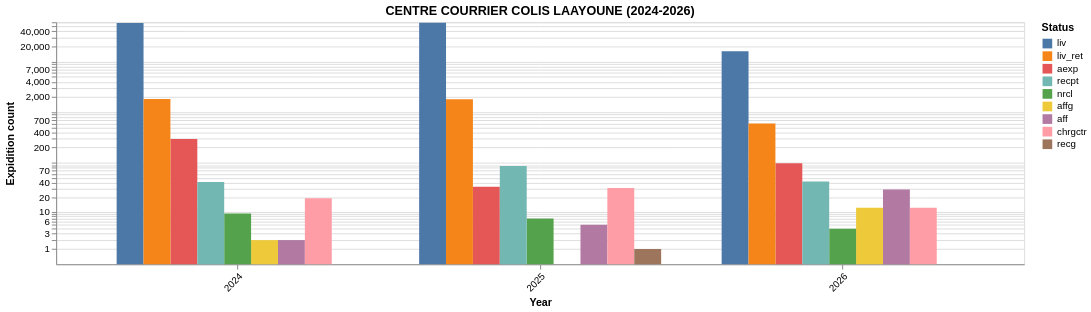
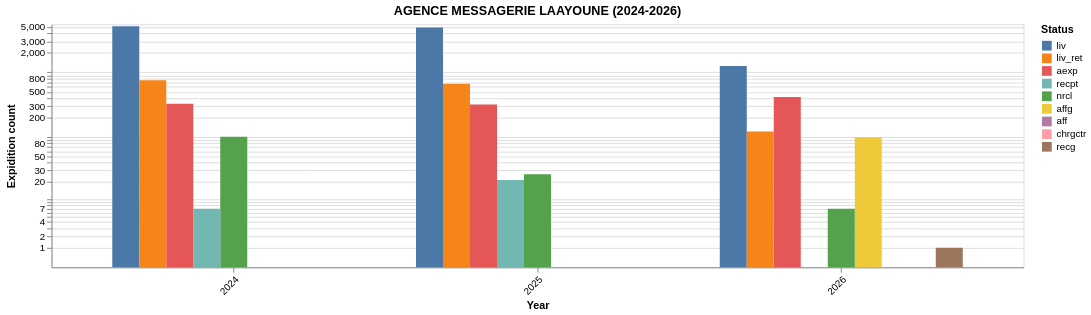
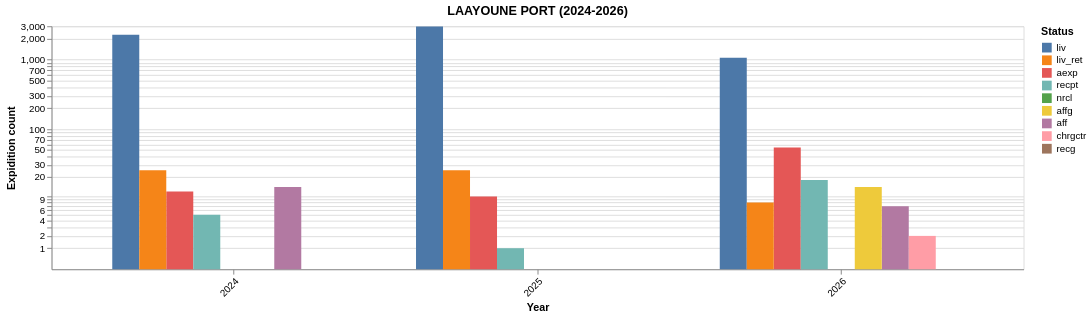
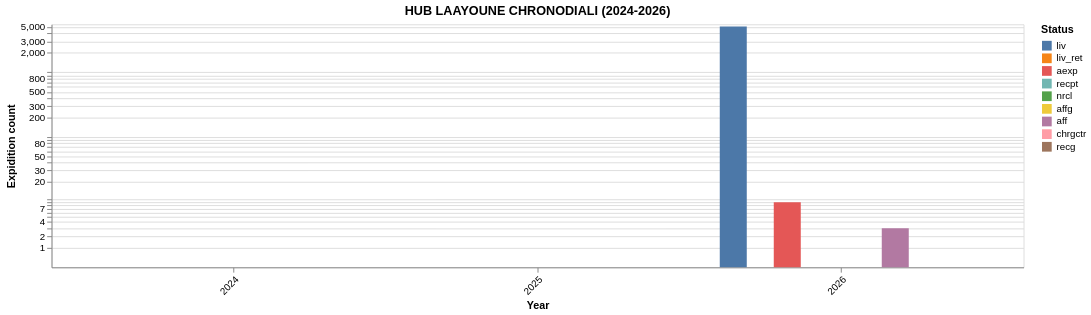

The notebook cell saved with these charts, in order:
### Code cell
df_plot = prepare_data(data, "1y", pl.date(2024, 1, 1))
sites_by_total = ordered_by_total(df_plot, "SITE_DERNIER_STATUT")
status_by_total = ordered_by_total(df_plot, "DERNIER_STATUT")

for site in sites_by_total:
    chart = (
        alt.Chart(df_plot.filter(SITE_DERNIER_STATUT=site))
        .mark_bar()
        .encode(
            x=alt.X("YEAR:O", sort=None, title="Year"),
            y=alt.Y("COUNT:Q", title="Expidition count")
            .scale(type="symlog")
            .axis(values=LogLocator(subs=range(1, 10)).tick_values(10, 1000)),
            color=alt.Color("DERNIER_STATUT:N", title="Status", sort=status_by_total),
            xOffset=alt.XOffset(
                "DERNIER_STATUT:N", title="Status", sort=status_by_total
            ),
        )
        .properties(width=1000, height=250, title=f"{site} (2024-2026)")
        .configure_axisX(labelAngle=-45)
    )

    chart.show()
    # chart.save(f"charts/package_count_by_status_from_2024_to_2026_by_year_{site}.png")

### Figure 1 — Vega-Lite specification as saved in the notebook (floating-point values rounded to 4 significant figures)
{"config": {"view": {"continuousWidth": 300, "continuousHeight": 300}, "axisX": {"labelAngle": -45}}, "data": {"name": "data-5fa938ddfcaaa8fb271cb37a72e68bab"}, "mark": {"type": "bar"}, "encoding": {"color": {"field": "DERNIER_STATUT", "sort": ["liv", "liv_ret", "aexp", "recpt", "nrcl", "affg", "aff", "chrgctr", "recg"], "title": "Status", "type": "nominal"}, "x": {"field": "YEAR", "sort": null, "title": "Year", "type": "ordinal"}, "xOffset": {"field": "DERNIER_STATUT", "sort": ["liv", "liv_ret", "aexp", "recpt", "nrcl", "affg", "aff", "chrgctr", "recg"], "title": "Status", "type": "nominal"}, "y": {"axis": {"values": [1.0, 2.0, 3.0, 4.0, 5.0, 6.0, 7.0, 8.0, 9.0, 10.0, 20.0, 30.0, 40.0, 50.0, 60.0, 70.0, 80.0, 90.0, 100.0, 200.0, 300.0, 400.0, 500.0, 600.0, 700.0, 800.0, 900.0, 1000.0, 2000.0, 3000.0, 4000.0, 5000.0, 6000.0, 7000.0, 8000.0, 9000.0, 10000.0, 20000.0, 30000.0, 40000.0, 50000.0, 60000.0, 70000.0, 80000.0, 90000.0]}, "field": "COUNT", "scale": {"type": "symlog"}, "title": "Expidition count", "type": "quantitative"}}, "height": 250, "title": "CENTRE COURRIER COLIS LAAYOUNE (2024-2026)", "width": 1000, "$schema": "https://vega.github.io/schema/vega-lite/v6.4.1.json", "datasets": {"data-5fa938ddfcaaa8fb271cb37a72e68bab": [{"SITE_DERNIER_STATUT": "CENTRE COURRIER COLIS LAAYOUNE", "DERNIER_STATUT": "aexp", "DATE_DERNIER_STATUT": "2024-01-01T00:00:00", "COUNT": 296, "YEAR_MONTH": "2024-01", "YEAR": "2024", "MONTH": "01", "MONTH_NAME": "Jan"}, {"SITE_DERNIER_STATUT": "CENTRE COURRIER COLIS LAAYOUNE", "DERNIER_STATUT": "aff", "DATE_DERNIER_STATUT": "2024-01-01T00:00:00", "COUNT": 2, "YEAR_MONTH": "2024-01", "YEAR": "2024", "MONTH": "01", "MONTH_NAME": "Jan"}, {"SITE_DERNIER_STATUT": "CENTRE COURRIER COLIS LAAYOUNE", "DERNIER_STATUT": "affg", "DATE_DERNIER_STATUT": "2024-01-01T00:00:00", "COUNT": 2, "YEAR_MONTH": "2024-01", "YEAR": "2024", "MONTH": "01", "MONTH_NAME": "Jan"}, {"SITE_DERNIER_STATUT": "CENTRE COURRIER COLIS LAAYOUNE", "DERNIER_STATUT": "chrgctr", "DATE_DERNIER_STATUT": "2024-01-01T00:00:00", "COUNT": 19, "YEAR_MONTH": "2024-01", "YEAR": "2024", "MONTH": "01", "MONTH_NAME": "Jan"}, {"SITE_DERNIER_STATUT": "CENTRE COURRIER COLIS LAAYOUNE", "DERNIER_STATUT": "liv", "DATE_DERNIER_STATUT": "2024-01-01T00:00:00", "COUNT": 57761, "YEAR_MONTH": "2024-01", "YEAR": "2024", "MONTH": "01", "MONTH_NAME": "Jan"}, {"SITE_DERNIER_STATUT": "CENTRE COURRIER COLIS LAAYOUNE", "DERNIER_STATUT": "liv_ret", "DATE_DERNIER_STATUT": "2024-01-01T00:00:00", "COUNT": 1840, "YEAR_MONTH": "2024-01", "YEAR": "2024", "MONTH": "01", "MONTH_NAME": "Jan"}, {"SITE_DERNIER_STATUT": "CENTRE COURRIER COLIS LAAYOUNE", "DERNIER_STATUT": "nrcl", "DATE_DERNIER_STATUT": "2024-01-01T00:00:00", "COUNT": 9, "YEAR_MONTH": "2024-01", "YEAR": "2024", "MONTH": "01", "MONTH_NAME": "Jan"}, {"SITE_DERNIER_STATUT": "CENTRE COURRIER COLIS LAAYOUNE", "DERNIER_STATUT": "recg", "DATE_DERNIER_STATUT": "2024-01-01T00:00:00", "COUNT": 0, "YEAR_MONTH": "2024-01", "YEAR": "2024", "MONTH": "01", "MONTH_NAME": "Jan"}, {"SITE_DERNIER_STATUT": "CENTRE COURRIER COLIS LAAYOUNE", "DERNIER_STATUT": "recpt", "DATE_DERNIER_STATUT": "2024-01-01T00:00:00", "COUNT": 41, "YEAR_MONTH": "2024-01", "YEAR": "2024", "MONTH": "01", "MONTH_NAME": "Jan"}, {"SITE_DERNIER_STATUT": "CENTRE COURRIER COLIS LAAYOUNE", "DERNIER_STATUT": "aexp", "DATE_DERNIER_STATUT": "2025-01-01T00:00:00", "COUNT": 33, "YEAR_MONTH": "2025-01", "YEAR": "2025", "MONTH": "01", "MONTH_NAME": "Jan"}, {"SITE_DERNIER_STATUT": "CENTRE COURRIER COLIS LAAYOUNE", "DERNIER_STATUT": "aff", "DATE_DERNIER_STATUT": "2025-01-01T00:00:00", "COUNT": 5, "YEAR_MONTH": "2025-01", "YEAR": "2025", "MONTH": "01", "MONTH_NAME": "Jan"}, {"SITE_DERNIER_STATUT": "CENTRE COURRIER COLIS LAAYOUNE", "DERNIER_STATUT": "affg", "DATE_DERNIER_STATUT": "2025-01-01T00:00:00", "COUNT": 0, "YEAR_MONTH": "2025-01", "YEAR": "2025", "MONTH": "01", "MONTH_NAME": "Jan"}, {"SITE_DERNIER_STATUT": "CENTRE COURRIER COLIS LAAYOUNE", "DERNIER_STATUT": "chrgctr", "DATE_DERNIER_STATUT": "2025-01-01T00:00:00", "COUNT": 31, "YEAR_MONTH": "2025-01", "YEAR": "2025", "MONTH": "01", "MONTH_NAME": "Jan"}, {"SITE_DERNIER_STATUT": "CENTRE COURRIER COLIS LAAYOUNE", "DERNIER_STATUT": "liv", "DATE_DERNIER_STATUT": "2025-01-01T00:00:00", "COUNT": 58962, "YEAR_MONTH": "2025-01", "YEAR": "2025", "MONTH": "01", "MONTH_NAME": "Jan"}, {"SITE_DERNIER_STATUT": "CENTRE COURRIER COLIS LAAYOUNE", "DERNIER_STATUT": "liv_ret", "DATE_DERNIER_STATUT": "2025-01-01T00:00:00", "COUNT": 1804, "YEAR_MONTH": "2025-01", "YEAR": "2025", "MONTH": "01", "MONTH_NAME": "Jan"}, {"SITE_DERNIER_STATUT": "CENTRE COURRIER COLIS LAAYOUNE", "DERNIER_STATUT": "nrcl", "DATE_DERNIER_STATUT": "2025-01-01T00:00:00", "COUNT": 7, "YEAR_MONTH": "2025-01", "YEAR": "2025", "MONTH": "01", "MONTH_NAME": "Jan"}, {"SITE_DERNIER_STATUT": "CENTRE COURRIER COLIS LAAYOUNE", "DERNIER_STATUT": "recg", "DATE_DERNIER_STATUT": "2025-01-01T00:00:00", "COUNT": 1, "YEAR_MONTH": "2025-01", "YEAR": "2025", "MONTH": "01", "MONTH_NAME": "Jan"}, {"SITE_DERNIER_STATUT": "CENTRE COURRIER COLIS LAAYOUNE", "DERNIER_STATUT": "recpt", "DATE_DERNIER_STATUT": "2025-01-01T00:00:00", "COUNT": 86, "YEAR_MONTH": "2025-01", "YEAR": "2025", "MONTH": "01", "MONTH_NAME": "Jan"}, {"SITE_DERNIER_STATUT": "CENTRE COURRIER COLIS LAAYOUNE", "DERNIER_STATUT": "aexp", "DATE_DERNIER_STATUT": "2026-01-01T00:00:00", "COUNT": 98, "YEAR_MONTH": "2026-01", "YEAR": "2026", "MONTH": "01", "MONTH_NAME": "Jan"}, {"SITE_DERNIER_STATUT": "CENTRE COURRIER COLIS LAAYOUNE", "DERNIER_STATUT": "aff", "DATE_DERNIER_STATUT": "2026-01-01T00:00:00", "COUNT": 29, "YEAR_MONTH": "2026-01", "YEAR": "2026", "MONTH": "01", "MONTH_NAME": "Jan"}, {"SITE_DERNIER_STATUT": "CENTRE COURRIER COLIS LAAYOUNE", "DERNIER_STATUT": "affg", "DATE_DERNIER_STATUT": "2026-01-01T00:00:00", "COUNT": 12, "YEAR_MONTH": "2026-01", "YEAR": "2026", "MONTH": "01", "MONTH_NAME": "Jan"}, {"SITE_DERNIER_STATUT": "CENTRE COURRIER COLIS LAAYOUNE", "DERNIER_STATUT": "chrgctr", "DATE_DERNIER_STATUT": "2026-01-01T00:00:00", "COUNT": 12, "YEAR_MONTH": "2026-01", "YEAR": "2026", "MONTH": "01", "MONTH_NAME": "Jan"}, {"SITE_DERNIER_STATUT": "CENTRE COURRIER COLIS LAAYOUNE", "DERNIER_STATUT": "liv", "DATE_DERNIER_STATUT": "2026-01-01T00:00:00", "COUNT": 15997, "YEAR_MONTH": "2026-01", "YEAR": "2026", "MONTH": "01", "MONTH_NAME": "Jan"}, {"SITE_DERNIER_STATUT": "CENTRE COURRIER COLIS LAAYOUNE", "DERNIER_STATUT": "liv_ret", "DATE_DERNIER_STATUT": "2026-01-01T00:00:00", "COUNT": 599, "YEAR_MONTH": "2026-01", "YEAR": "2026", "MONTH": "01", "MONTH_NAME": "Jan"}, {"SITE_DERNIER_STATUT": "CENTRE COURRIER COLIS LAAYOUNE", "DERNIER_STATUT": "nrcl", "DATE_DERNIER_STATUT": "2026-01-01T00:00:00", "COUNT": 4, "YEAR_MONTH": "2026-01", "YEAR": "2026", "MONTH": "01", "MONTH_NAME": "Jan"}, {"SITE_DERNIER_STATUT": "CENTRE COURRIER COLIS LAAYOUNE", "DERNIER_STATUT": "recg", "DATE_DERNIER_STATUT": "2026-01-01T00:00:00", "COUNT": 0, "YEAR_MONTH": "2026-01", "YEAR": "2026", "MONTH": "01", "MONTH_NAME": "Jan"}, {"SITE_DERNIER_STATUT": "CENTRE COURRIER COLIS LAAYOUNE", "DERNIER_STATUT": "recpt", "DATE_DERNIER_STATUT": "2026-01-01T00:00:00", "COUNT": 42, "YEAR_MONTH": "2026-01", "YEAR": "2026", "MONTH": "01", "MONTH_NAME": "Jan"}]}}

### Figure 2 — Vega-Lite specification as saved in the notebook (floating-point values rounded to 4 significant figures)
{"config": {"view": {"continuousWidth": 300, "continuousHeight": 300}, "axisX": {"labelAngle": -45}}, "data": {"name": "data-3aada688bf3fcbb8057c634227278443"}, "mark": {"type": "bar"}, "encoding": {"color": {"field": "DERNIER_STATUT", "sort": ["liv", "liv_ret", "aexp", "recpt", "nrcl", "affg", "aff", "chrgctr", "recg"], "title": "Status", "type": "nominal"}, "x": {"field": "YEAR", "sort": null, "title": "Year", "type": "ordinal"}, "xOffset": {"field": "DERNIER_STATUT", "sort": ["liv", "liv_ret", "aexp", "recpt", "nrcl", "affg", "aff", "chrgctr", "recg"], "title": "Status", "type": "nominal"}, "y": {"axis": {"values": [1.0, 2.0, 3.0, 4.0, 5.0, 6.0, 7.0, 8.0, 9.0, 10.0, 20.0, 30.0, 40.0, 50.0, 60.0, 70.0, 80.0, 90.0, 100.0, 200.0, 300.0, 400.0, 500.0, 600.0, 700.0, 800.0, 900.0, 1000.0, 2000.0, 3000.0, 4000.0, 5000.0, 6000.0, 7000.0, 8000.0, 9000.0, 10000.0, 20000.0, 30000.0, 40000.0, 50000.0, 60000.0, 70000.0, 80000.0, 90000.0]}, "field": "COUNT", "scale": {"type": "symlog"}, "title": "Expidition count", "type": "quantitative"}}, "height": 250, "title": "AGENCE MESSAGERIE LAAYOUNE (2024-2026)", "width": 1000, "$schema": "https://vega.github.io/schema/vega-lite/v6.4.1.json", "datasets": {"data-3aada688bf3fcbb8057c634227278443": [{"SITE_DERNIER_STATUT": "AGENCE MESSAGERIE LAAYOUNE", "DERNIER_STATUT": "aexp", "DATE_DERNIER_STATUT": "2024-01-01T00:00:00", "COUNT": 329, "YEAR_MONTH": "2024-01", "YEAR": "2024", "MONTH": "01", "MONTH_NAME": "Jan"}, {"SITE_DERNIER_STATUT": "AGENCE MESSAGERIE LAAYOUNE", "DERNIER_STATUT": "aff", "DATE_DERNIER_STATUT": "2024-01-01T00:00:00", "COUNT": 0, "YEAR_MONTH": "2024-01", "YEAR": "2024", "MONTH": "01", "MONTH_NAME": "Jan"}, {"SITE_DERNIER_STATUT": "AGENCE MESSAGERIE LAAYOUNE", "DERNIER_STATUT": "affg", "DATE_DERNIER_STATUT": "2024-01-01T00:00:00", "COUNT": 0, "YEAR_MONTH": "2024-01", "YEAR": "2024", "MONTH": "01", "MONTH_NAME": "Jan"}, {"SITE_DERNIER_STATUT": "AGENCE MESSAGERIE LAAYOUNE", "DERNIER_STATUT": "chrgctr", "DATE_DERNIER_STATUT": "2024-01-01T00:00:00", "COUNT": 0, "YEAR_MONTH": "2024-01", "YEAR": "2024", "MONTH": "01", "MONTH_NAME": "Jan"}, {"SITE_DERNIER_STATUT": "AGENCE MESSAGERIE LAAYOUNE", "DERNIER_STATUT": "liv", "DATE_DERNIER_STATUT": "2024-01-01T00:00:00", "COUNT": 5148, "YEAR_MONTH": "2024-01", "YEAR": "2024", "MONTH": "01", "MONTH_NAME": "Jan"}, {"SITE_DERNIER_STATUT": "AGENCE MESSAGERIE LAAYOUNE", "DERNIER_STATUT": "liv_ret", "DATE_DERNIER_STATUT": "2024-01-01T00:00:00", "COUNT": 756, "YEAR_MONTH": "2024-01", "YEAR": "2024", "MONTH": "01", "MONTH_NAME": "Jan"}, {"SITE_DERNIER_STATUT": "AGENCE MESSAGERIE LAAYOUNE", "DERNIER_STATUT": "nrcl", "DATE_DERNIER_STATUT": "2024-01-01T00:00:00", "COUNT": 101, "YEAR_MONTH": "2024-01", "YEAR": "2024", "MONTH": "01", "MONTH_NAME": "Jan"}, {"SITE_DERNIER_STATUT": "AGENCE MESSAGERIE LAAYOUNE", "DERNIER_STATUT": "recg", "DATE_DERNIER_STATUT": "2024-01-01T00:00:00", "COUNT": 0, "YEAR_MONTH": "2024-01", "YEAR": "2024", "MONTH": "01", "MONTH_NAME": "Jan"}, {"SITE_DERNIER_STATUT": "AGENCE MESSAGERIE LAAYOUNE", "DERNIER_STATUT": "recpt", "DATE_DERNIER_STATUT": "2024-01-01T00:00:00", "COUNT": 7, "YEAR_MONTH": "2024-01", "YEAR": "2024", "MONTH": "01", "MONTH_NAME": "Jan"}, {"SITE_DERNIER_STATUT": "AGENCE MESSAGERIE LAAYOUNE", "DERNIER_STATUT": "aexp", "DATE_DERNIER_STATUT": "2025-01-01T00:00:00", "COUNT": 321, "YEAR_MONTH": "2025-01", "YEAR": "2025", "MONTH": "01", "MONTH_NAME": "Jan"}, {"SITE_DERNIER_STATUT": "AGENCE MESSAGERIE LAAYOUNE", "DERNIER_STATUT": "aff", "DATE_DERNIER_STATUT": "2025-01-01T00:00:00", "COUNT": 0, "YEAR_MONTH": "2025-01", "YEAR": "2025", "MONTH": "01", "MONTH_NAME": "Jan"}, {"SITE_DERNIER_STATUT": "AGENCE MESSAGERIE LAAYOUNE", "DERNIER_STATUT": "affg", "DATE_DERNIER_STATUT": "2025-01-01T00:00:00", "COUNT": 0, "YEAR_MONTH": "2025-01", "YEAR": "2025", "MONTH": "01", "MONTH_NAME": "Jan"}, {"SITE_DERNIER_STATUT": "AGENCE MESSAGERIE LAAYOUNE", "DERNIER_STATUT": "chrgctr", "DATE_DERNIER_STATUT": "2025-01-01T00:00:00", "COUNT": 0, "YEAR_MONTH": "2025-01", "YEAR": "2025", "MONTH": "01", "MONTH_NAME": "Jan"}, {"SITE_DERNIER_STATUT": "AGENCE MESSAGERIE LAAYOUNE", "DERNIER_STATUT": "liv", "DATE_DERNIER_STATUT": "2025-01-01T00:00:00", "COUNT": 4921, "YEAR_MONTH": "2025-01", "YEAR": "2025", "MONTH": "01", "MONTH_NAME": "Jan"}, {"SITE_DERNIER_STATUT": "AGENCE MESSAGERIE LAAYOUNE", "DERNIER_STATUT": "liv_ret", "DATE_DERNIER_STATUT": "2025-01-01T00:00:00", "COUNT": 669, "YEAR_MONTH": "2025-01", "YEAR": "2025", "MONTH": "01", "MONTH_NAME": "Jan"}, {"SITE_DERNIER_STATUT": "AGENCE MESSAGERIE LAAYOUNE", "DERNIER_STATUT": "nrcl", "DATE_DERNIER_STATUT": "2025-01-01T00:00:00", "COUNT": 26, "YEAR_MONTH": "2025-01", "YEAR": "2025", "MONTH": "01", "MONTH_NAME": "Jan"}, {"SITE_DERNIER_STATUT": "AGENCE MESSAGERIE LAAYOUNE", "DERNIER_STATUT": "recg", "DATE_DERNIER_STATUT": "2025-01-01T00:00:00", "COUNT": 0, "YEAR_MONTH": "2025-01", "YEAR": "2025", "MONTH": "01", "MONTH_NAME": "Jan"}, {"SITE_DERNIER_STATUT": "AGENCE MESSAGERIE LAAYOUNE", "DERNIER_STATUT": "recpt", "DATE_DERNIER_STATUT": "2025-01-01T00:00:00", "COUNT": 21, "YEAR_MONTH": "2025-01", "YEAR": "2025", "MONTH": "01", "MONTH_NAME": "Jan"}, {"SITE_DERNIER_STATUT": "AGENCE MESSAGERIE LAAYOUNE", "DERNIER_STATUT": "aexp", "DATE_DERNIER_STATUT": "2026-01-01T00:00:00", "COUNT": 419, "YEAR_MONTH": "2026-01", "YEAR": "2026", "MONTH": "01", "MONTH_NAME": "Jan"}, {"SITE_DERNIER_STATUT": "AGENCE MESSAGERIE LAAYOUNE", "DERNIER_STATUT": "aff", "DATE_DERNIER_STATUT": "2026-01-01T00:00:00", "COUNT": 0, "YEAR_MONTH": "2026-01", "YEAR": "2026", "MONTH": "01", "MONTH_NAME": "Jan"}, {"SITE_DERNIER_STATUT": "AGENCE MESSAGERIE LAAYOUNE", "DERNIER_STATUT": "affg", "DATE_DERNIER_STATUT": "2026-01-01T00:00:00", "COUNT": 99, "YEAR_MONTH": "2026-01", "YEAR": "2026", "MONTH": "01", "MONTH_NAME": "Jan"}, {"SITE_DERNIER_STATUT": "AGENCE MESSAGERIE LAAYOUNE", "DERNIER_STATUT": "chrgctr", "DATE_DERNIER_STATUT": "2026-01-01T00:00:00", "COUNT": 0, "YEAR_MONTH": "2026-01", "YEAR": "2026", "MONTH": "01", "MONTH_NAME": "Jan"}, {"SITE_DERNIER_STATUT": "AGENCE MESSAGERIE LAAYOUNE", "DERNIER_STATUT": "liv", "DATE_DERNIER_STATUT": "2026-01-01T00:00:00", "COUNT": 1257, "YEAR_MONTH": "2026-01", "YEAR": "2026", "MONTH": "01", "MONTH_NAME": "Jan"}, {"SITE_DERNIER_STATUT": "AGENCE MESSAGERIE LAAYOUNE", "DERNIER_STATUT": "liv_ret", "DATE_DERNIER_STATUT": "2026-01-01T00:00:00", "COUNT": 122, "YEAR_MONTH": "2026-01", "YEAR": "2026", "MONTH": "01", "MONTH_NAME": "Jan"}, {"SITE_DERNIER_STATUT": "AGENCE MESSAGERIE LAAYOUNE", "DERNIER_STATUT": "nrcl", "DATE_DERNIER_STATUT": "2026-01-01T00:00:00", "COUNT": 7, "YEAR_MONTH": "2026-01", "YEAR": "2026", "MONTH": "01", "MONTH_NAME": "Jan"}, {"SITE_DERNIER_STATUT": "AGENCE MESSAGERIE LAAYOUNE", "DERNIER_STATUT": "recg", "DATE_DERNIER_STATUT": "2026-01-01T00:00:00", "COUNT": 1, "YEAR_MONTH": "2026-01", "YEAR": "2026", "MONTH": "01", "MONTH_NAME": "Jan"}, {"SITE_DERNIER_STATUT": "AGENCE MESSAGERIE LAAYOUNE", "DERNIER_STATUT": "recpt", "DATE_DERNIER_STATUT": "2026-01-01T00:00:00", "COUNT": 0, "YEAR_MONTH": "2026-01", "YEAR": "2026", "MONTH": "01", "MONTH_NAME": "Jan"}]}}

### Figure 3 — Vega-Lite specification as saved in the notebook (floating-point values rounded to 4 significant figures)
{"config": {"view": {"continuousWidth": 300, "continuousHeight": 300}, "axisX": {"labelAngle": -45}}, "data": {"name": "data-f36f0543c0fc58dc718f1bc98cd5ca09"}, "mark": {"type": "bar"}, "encoding": {"color": {"field": "DERNIER_STATUT", "sort": ["liv", "liv_ret", "aexp", "recpt", "nrcl", "affg", "aff", "chrgctr", "recg"], "title": "Status", "type": "nominal"}, "x": {"field": "YEAR", "sort": null, "title": "Year", "type": "ordinal"}, "xOffset": {"field": "DERNIER_STATUT", "sort": ["liv", "liv_ret", "aexp", "recpt", "nrcl", "affg", "aff", "chrgctr", "recg"], "title": "Status", "type": "nominal"}, "y": {"axis": {"values": [1.0, 2.0, 3.0, 4.0, 5.0, 6.0, 7.0, 8.0, 9.0, 10.0, 20.0, 30.0, 40.0, 50.0, 60.0, 70.0, 80.0, 90.0, 100.0, 200.0, 300.0, 400.0, 500.0, 600.0, 700.0, 800.0, 900.0, 1000.0, 2000.0, 3000.0, 4000.0, 5000.0, 6000.0, 7000.0, 8000.0, 9000.0, 10000.0, 20000.0, 30000.0, 40000.0, 50000.0, 60000.0, 70000.0, 80000.0, 90000.0]}, "field": "COUNT", "scale": {"type": "symlog"}, "title": "Expidition count", "type": "quantitative"}}, "height": 250, "title": "LAAYOUNE PORT (2024-2026)", "width": 1000, "$schema": "https://vega.github.io/schema/vega-lite/v6.4.1.json", "datasets": {"data-f36f0543c0fc58dc718f1bc98cd5ca09": [{"SITE_DERNIER_STATUT": "LAAYOUNE PORT", "DERNIER_STATUT": "aexp", "DATE_DERNIER_STATUT": "2024-01-01T00:00:00", "COUNT": 12, "YEAR_MONTH": "2024-01", "YEAR": "2024", "MONTH": "01", "MONTH_NAME": "Jan"}, {"SITE_DERNIER_STATUT": "LAAYOUNE PORT", "DERNIER_STATUT": "aff", "DATE_DERNIER_STATUT": "2024-01-01T00:00:00", "COUNT": 14, "YEAR_MONTH": "2024-01", "YEAR": "2024", "MONTH": "01", "MONTH_NAME": "Jan"}, {"SITE_DERNIER_STATUT": "LAAYOUNE PORT", "DERNIER_STATUT": "affg", "DATE_DERNIER_STATUT": "2024-01-01T00:00:00", "COUNT": 0, "YEAR_MONTH": "2024-01", "YEAR": "2024", "MONTH": "01", "MONTH_NAME": "Jan"}, {"SITE_DERNIER_STATUT": "LAAYOUNE PORT", "DERNIER_STATUT": "chrgctr", "DATE_DERNIER_STATUT": "2024-01-01T00:00:00", "COUNT": 0, "YEAR_MONTH": "2024-01", "YEAR": "2024", "MONTH": "01", "MONTH_NAME": "Jan"}, {"SITE_DERNIER_STATUT": "LAAYOUNE PORT", "DERNIER_STATUT": "liv", "DATE_DERNIER_STATUT": "2024-01-01T00:00:00", "COUNT": 2270, "YEAR_MONTH": "2024-01", "YEAR": "2024", "MONTH": "01", "MONTH_NAME": "Jan"}, {"SITE_DERNIER_STATUT": "LAAYOUNE PORT", "DERNIER_STATUT": "liv_ret", "DATE_DERNIER_STATUT": "2024-01-01T00:00:00", "COUNT": 25, "YEAR_MONTH": "2024-01", "YEAR": "2024", "MONTH": "01", "MONTH_NAME": "Jan"}, {"SITE_DERNIER_STATUT": "LAAYOUNE PORT", "DERNIER_STATUT": "nrcl", "DATE_DERNIER_STATUT": "2024-01-01T00:00:00", "COUNT": 0, "YEAR_MONTH": "2024-01", "YEAR": "2024", "MONTH": "01", "MONTH_NAME": "Jan"}, {"SITE_DERNIER_STATUT": "LAAYOUNE PORT", "DERNIER_STATUT": "recg", "DATE_DERNIER_STATUT": "2024-01-01T00:00:00", "COUNT": 0, "YEAR_MONTH": "2024-01", "YEAR": "2024", "MONTH": "01", "MONTH_NAME": "Jan"}, {"SITE_DERNIER_STATUT": "LAAYOUNE PORT", "DERNIER_STATUT": "recpt", "DATE_DERNIER_STATUT": "2024-01-01T00:00:00", "COUNT": 5, "YEAR_MONTH": "2024-01", "YEAR": "2024", "MONTH": "01", "MONTH_NAME": "Jan"}, {"SITE_DERNIER_STATUT": "LAAYOUNE PORT", "DERNIER_STATUT": "aexp", "DATE_DERNIER_STATUT": "2025-01-01T00:00:00", "COUNT": 10, "YEAR_MONTH": "2025-01", "YEAR": "2025", "MONTH": "01", "MONTH_NAME": "Jan"}, {"SITE_DERNIER_STATUT": "LAAYOUNE PORT", "DERNIER_STATUT": "aff", "DATE_DERNIER_STATUT": "2025-01-01T00:00:00", "COUNT": 0, "YEAR_MONTH": "2025-01", "YEAR": "2025", "MONTH": "01", "MONTH_NAME": "Jan"}, {"SITE_DERNIER_STATUT": "LAAYOUNE PORT", "DERNIER_STATUT": "affg", "DATE_DERNIER_STATUT": "2025-01-01T00:00:00", "COUNT": 0, "YEAR_MONTH": "2025-01", "YEAR": "2025", "MONTH": "01", "MONTH_NAME": "Jan"}, {"SITE_DERNIER_STATUT": "LAAYOUNE PORT", "DERNIER_STATUT": "chrgctr", "DATE_DERNIER_STATUT": "2025-01-01T00:00:00", "COUNT": 0, "YEAR_MONTH": "2025-01", "YEAR": "2025", "MONTH": "01", "MONTH_NAME": "Jan"}, {"SITE_DERNIER_STATUT": "LAAYOUNE PORT", "DERNIER_STATUT": "liv", "DATE_DERNIER_STATUT": "2025-01-01T00:00:00", "COUNT": 2975, "YEAR_MONTH": "2025-01", "YEAR": "2025", "MONTH": "01", "MONTH_NAME": "Jan"}, {"SITE_DERNIER_STATUT": "LAAYOUNE PORT", "DERNIER_STATUT": "liv_ret", "DATE_DERNIER_STATUT": "2025-01-01T00:00:00", "COUNT": 25, "YEAR_MONTH": "2025-01", "YEAR": "2025", "MONTH": "01", "MONTH_NAME": "Jan"}, {"SITE_DERNIER_STATUT": "LAAYOUNE PORT", "DERNIER_STATUT": "nrcl", "DATE_DERNIER_STATUT": "2025-01-01T00:00:00", "COUNT": 0, "YEAR_MONTH": "2025-01", "YEAR": "2025", "MONTH": "01", "MONTH_NAME": "Jan"}, {"SITE_DERNIER_STATUT": "LAAYOUNE PORT", "DERNIER_STATUT": "recg", "DATE_DERNIER_STATUT": "2025-01-01T00:00:00", "COUNT": 0, "YEAR_MONTH": "2025-01", "YEAR": "2025", "MONTH": "01", "MONTH_NAME": "Jan"}, {"SITE_DERNIER_STATUT": "LAAYOUNE PORT", "DERNIER_STATUT": "recpt", "DATE_DERNIER_STATUT": "2025-01-01T00:00:00", "COUNT": 1, "YEAR_MONTH": "2025-01", "YEAR": "2025", "MONTH": "01", "MONTH_NAME": "Jan"}, {"SITE_DERNIER_STATUT": "LAAYOUNE PORT", "DERNIER_STATUT": "aexp", "DATE_DERNIER_STATUT": "2026-01-01T00:00:00", "COUNT": 54, "YEAR_MONTH": "2026-01", "YEAR": "2026", "MONTH": "01", "MONTH_NAME": "Jan"}, {"SITE_DERNIER_STATUT": "LAAYOUNE PORT", "DERNIER_STATUT": "aff", "DATE_DERNIER_STATUT": "2026-01-01T00:00:00", "COUNT": 7, "YEAR_MONTH": "2026-01", "YEAR": "2026", "MONTH": "01", "MONTH_NAME": "Jan"}, {"SITE_DERNIER_STATUT": "LAAYOUNE PORT", "DERNIER_STATUT": "affg", "DATE_DERNIER_STATUT": "2026-01-01T00:00:00", "COUNT": 14, "YEAR_MONTH": "2026-01", "YEAR": "2026", "MONTH": "01", "MONTH_NAME": "Jan"}, {"SITE_DERNIER_STATUT": "LAAYOUNE PORT", "DERNIER_STATUT": "chrgctr", "DATE_DERNIER_STATUT": "2026-01-01T00:00:00", "COUNT": 2, "YEAR_MONTH": "2026-01", "YEAR": "2026", "MONTH": "01", "MONTH_NAME": "Jan"}, {"SITE_DERNIER_STATUT": "LAAYOUNE PORT", "DERNIER_STATUT": "liv", "DATE_DERNIER_STATUT": "2026-01-01T00:00:00", "COUNT": 1063, "YEAR_MONTH": "2026-01", "YEAR": "2026", "MONTH": "01", "MONTH_NAME": "Jan"}, {"SITE_DERNIER_STATUT": "LAAYOUNE PORT", "DERNIER_STATUT": "liv_ret", "DATE_DERNIER_STATUT": "2026-01-01T00:00:00", "COUNT": 8, "YEAR_MONTH": "2026-01", "YEAR": "2026", "MONTH": "01", "MONTH_NAME": "Jan"}, {"SITE_DERNIER_STATUT": "LAAYOUNE PORT", "DERNIER_STATUT": "nrcl", "DATE_DERNIER_STATUT": "2026-01-01T00:00:00", "COUNT": 0, "YEAR_MONTH": "2026-01", "YEAR": "2026", "MONTH": "01", "MONTH_NAME": "Jan"}, {"SITE_DERNIER_STATUT": "LAAYOUNE PORT", "DERNIER_STATUT": "recg", "DATE_DERNIER_STATUT": "2026-01-01T00:00:00", "COUNT": 0, "YEAR_MONTH": "2026-01", "YEAR": "2026", "MONTH": "01", "MONTH_NAME": "Jan"}, {"SITE_DERNIER_STATUT": "LAAYOUNE PORT", "DERNIER_STATUT": "recpt", "DATE_DERNIER_STATUT": "2026-01-01T00:00:00", "COUNT": 18, "YEAR_MONTH": "2026-01", "YEAR": "2026", "MONTH": "01", "MONTH_NAME": "Jan"}]}}

### Figure 4 — Vega-Lite specification as saved in the notebook (floating-point values rounded to 4 significant figures)
{"config": {"view": {"continuousWidth": 300, "continuousHeight": 300}, "axisX": {"labelAngle": -45}}, "data": {"name": "data-f33aa91800bbfdc75aba158578b932f7"}, "mark": {"type": "bar"}, "encoding": {"color": {"field": "DERNIER_STATUT", "sort": ["liv", "liv_ret", "aexp", "recpt", "nrcl", "affg", "aff", "chrgctr", "recg"], "title": "Status", "type": "nominal"}, "x": {"field": "YEAR", "sort": null, "title": "Year", "type": "ordinal"}, "xOffset": {"field": "DERNIER_STATUT", "sort": ["liv", "liv_ret", "aexp", "recpt", "nrcl", "affg", "aff", "chrgctr", "recg"], "title": "Status", "type": "nominal"}, "y": {"axis": {"values": [1.0, 2.0, 3.0, 4.0, 5.0, 6.0, 7.0, 8.0, 9.0, 10.0, 20.0, 30.0, 40.0, 50.0, 60.0, 70.0, 80.0, 90.0, 100.0, 200.0, 300.0, 400.0, 500.0, 600.0, 700.0, 800.0, 900.0, 1000.0, 2000.0, 3000.0, 4000.0, 5000.0, 6000.0, 7000.0, 8000.0, 9000.0, 10000.0, 20000.0, 30000.0, 40000.0, 50000.0, 60000.0, 70000.0, 80000.0, 90000.0]}, "field": "COUNT", "scale": {"type": "symlog"}, "title": "Expidition count", "type": "quantitative"}}, "height": 250, "title": "HUB LAAYOUNE CHRONODIALI (2024-2026)", "width": 1000, "$schema": "https://vega.github.io/schema/vega-lite/v6.4.1.json", "datasets": {"data-f33aa91800bbfdc75aba158578b932f7": [{"SITE_DERNIER_STATUT": "HUB LAAYOUNE CHRONODIALI", "DERNIER_STATUT": "aexp", "DATE_DERNIER_STATUT": "2024-01-01T00:00:00", "COUNT": 0, "YEAR_MONTH": "2024-01", "YEAR": "2024", "MONTH": "01", "MONTH_NAME": "Jan"}, {"SITE_DERNIER_STATUT": "HUB LAAYOUNE CHRONODIALI", "DERNIER_STATUT": "aff", "DATE_DERNIER_STATUT": "2024-01-01T00:00:00", "COUNT": 0, "YEAR_MONTH": "2024-01", "YEAR": "2024", "MONTH": "01", "MONTH_NAME": "Jan"}, {"SITE_DERNIER_STATUT": "HUB LAAYOUNE CHRONODIALI", "DERNIER_STATUT": "affg", "DATE_DERNIER_STATUT": "2024-01-01T00:00:00", "COUNT": 0, "YEAR_MONTH": "2024-01", "YEAR": "2024", "MONTH": "01", "MONTH_NAME": "Jan"}, {"SITE_DERNIER_STATUT": "HUB LAAYOUNE CHRONODIALI", "DERNIER_STATUT": "chrgctr", "DATE_DERNIER_STATUT": "2024-01-01T00:00:00", "COUNT": 0, "YEAR_MONTH": "2024-01", "YEAR": "2024", "MONTH": "01", "MONTH_NAME": "Jan"}, {"SITE_DERNIER_STATUT": "HUB LAAYOUNE CHRONODIALI", "DERNIER_STATUT": "liv", "DATE_DERNIER_STATUT": "2024-01-01T00:00:00", "COUNT": 0, "YEAR_MONTH": "2024-01", "YEAR": "2024", "MONTH": "01", "MONTH_NAME": "Jan"}, {"SITE_DERNIER_STATUT": "HUB LAAYOUNE CHRONODIALI", "DERNIER_STATUT": "liv_ret", "DATE_DERNIER_STATUT": "2024-01-01T00:00:00", "COUNT": 0, "YEAR_MONTH": "2024-01", "YEAR": "2024", "MONTH": "01", "MONTH_NAME": "Jan"}, {"SITE_DERNIER_STATUT": "HUB LAAYOUNE CHRONODIALI", "DERNIER_STATUT": "nrcl", "DATE_DERNIER_STATUT": "2024-01-01T00:00:00", "COUNT": 0, "YEAR_MONTH": "2024-01", "YEAR": "2024", "MONTH": "01", "MONTH_NAME": "Jan"}, {"SITE_DERNIER_STATUT": "HUB LAAYOUNE CHRONODIALI", "DERNIER_STATUT": "recg", "DATE_DERNIER_STATUT": "2024-01-01T00:00:00", "COUNT": 0, "YEAR_MONTH": "2024-01", "YEAR": "2024", "MONTH": "01", "MONTH_NAME": "Jan"}, {"SITE_DERNIER_STATUT": "HUB LAAYOUNE CHRONODIALI", "DERNIER_STATUT": "recpt", "DATE_DERNIER_STATUT": "2024-01-01T00:00:00", "COUNT": 0, "YEAR_MONTH": "2024-01", "YEAR": "2024", "MONTH": "01", "MONTH_NAME": "Jan"}, {"SITE_DERNIER_STATUT": "HUB LAAYOUNE CHRONODIALI", "DERNIER_STATUT": "aexp", "DATE_DERNIER_STATUT": "2025-01-01T00:00:00", "COUNT": 0, "YEAR_MONTH": "2025-01", "YEAR": "2025", "MONTH": "01", "MONTH_NAME": "Jan"}, {"SITE_DERNIER_STATUT": "HUB LAAYOUNE CHRONODIALI", "DERNIER_STATUT": "aff", "DATE_DERNIER_STATUT": "2025-01-01T00:00:00", "COUNT": 0, "YEAR_MONTH": "2025-01", "YEAR": "2025", "MONTH": "01", "MONTH_NAME": "Jan"}, {"SITE_DERNIER_STATUT": "HUB LAAYOUNE CHRONODIALI", "DERNIER_STATUT": "affg", "DATE_DERNIER_STATUT": "2025-01-01T00:00:00", "COUNT": 0, "YEAR_MONTH": "2025-01", "YEAR": "2025", "MONTH": "01", "MONTH_NAME": "Jan"}, {"SITE_DERNIER_STATUT": "HUB LAAYOUNE CHRONODIALI", "DERNIER_STATUT": "chrgctr", "DATE_DERNIER_STATUT": "2025-01-01T00:00:00", "COUNT": 0, "YEAR_MONTH": "2025-01", "YEAR": "2025", "MONTH": "01", "MONTH_NAME": "Jan"}, {"SITE_DERNIER_STATUT": "HUB LAAYOUNE CHRONODIALI", "DERNIER_STATUT": "liv", "DATE_DERNIER_STATUT": "2025-01-01T00:00:00", "COUNT": 0, "YEAR_MONTH": "2025-01", "YEAR": "2025", "MONTH": "01", "MONTH_NAME": "Jan"}, {"SITE_DERNIER_STATUT": "HUB LAAYOUNE CHRONODIALI", "DERNIER_STATUT": "liv_ret", "DATE_DERNIER_STATUT": "2025-01-01T00:00:00", "COUNT": 0, "YEAR_MONTH": "2025-01", "YEAR": "2025", "MONTH": "01", "MONTH_NAME": "Jan"}, {"SITE_DERNIER_STATUT": "HUB LAAYOUNE CHRONODIALI", "DERNIER_STATUT": "nrcl", "DATE_DERNIER_STATUT": "2025-01-01T00:00:00", "COUNT": 0, "YEAR_MONTH": "2025-01", "YEAR": "2025", "MONTH": "01", "MONTH_NAME": "Jan"}, {"SITE_DERNIER_STATUT": "HUB LAAYOUNE CHRONODIALI", "DERNIER_STATUT": "recg", "DATE_DERNIER_STATUT": "2025-01-01T00:00:00", "COUNT": 0, "YEAR_MONTH": "2025-01", "YEAR": "2025", "MONTH": "01", "MONTH_NAME": "Jan"}, {"SITE_DERNIER_STATUT": "HUB LAAYOUNE CHRONODIALI", "DERNIER_STATUT": "recpt", "DATE_DERNIER_STATUT": "2025-01-01T00:00:00", "COUNT": 0, "YEAR_MONTH": "2025-01", "YEAR": "2025", "MONTH": "01", "MONTH_NAME": "Jan"}, {"SITE_DERNIER_STATUT": "HUB LAAYOUNE CHRONODIALI", "DERNIER_STATUT": "aexp", "DATE_DERNIER_STATUT": "2026-01-01T00:00:00", "COUNT": 9, "YEAR_MONTH": "2026-01", "YEAR": "2026", "MONTH": "01", "MONTH_NAME": "Jan"}, {"SITE_DERNIER_STATUT": "HUB LAAYOUNE CHRONODIALI", "DERNIER_STATUT": "aff", "DATE_DERNIER_STATUT": "2026-01-01T00:00:00", "COUNT": 3, "YEAR_MONTH": "2026-01", "YEAR": "2026", "MONTH": "01", "MONTH_NAME": "Jan"}, {"SITE_DERNIER_STATUT": "HUB LAAYOUNE CHRONODIALI", "DERNIER_STATUT": "affg", "DATE_DERNIER_STATUT": "2026-01-01T00:00:00", "COUNT": 0, "YEAR_MONTH": "2026-01", "YEAR": "2026", "MONTH": "01", "MONTH_NAME": "Jan"}, {"SITE_DERNIER_STATUT": "HUB LAAYOUNE CHRONODIALI", "DERNIER_STATUT": "chrgctr", "DATE_DERNIER_STATUT": "2026-01-01T00:00:00", "COUNT": 0, "YEAR_MONTH": "2026-01", "YEAR": "2026", "MONTH": "01", "MONTH_NAME": "Jan"}, {"SITE_DERNIER_STATUT": "HUB LAAYOUNE CHRONODIALI", "DERNIER_STATUT": "liv", "DATE_DERNIER_STATUT": "2026-01-01T00:00:00", "COUNT": 5068, "YEAR_MONTH": "2026-01", "YEAR": "2026", "MONTH": "01", "MONTH_NAME": "Jan"}, {"SITE_DERNIER_STATUT": "HUB LAAYOUNE CHRONODIALI", "DERNIER_STATUT": "liv_ret", "DATE_DERNIER_STATUT": "2026-01-01T00:00:00", "COUNT": 0, "YEAR_MONTH": "2026-01", "YEAR": "2026", "MONTH": "01", "MONTH_NAME": "Jan"}, {"SITE_DERNIER_STATUT": "HUB LAAYOUNE CHRONODIALI", "DERNIER_STATUT": "nrcl", "DATE_DERNIER_STATUT": "2026-01-01T00:00:00", "COUNT": 0, "YEAR_MONTH": "2026-01", "YEAR": "2026", "MONTH": "01", "MONTH_NAME": "Jan"}, {"SITE_DERNIER_STATUT": "HUB LAAYOUNE CHRONODIALI", "DERNIER_STATUT": "recg", "DATE_DERNIER_STATUT": "2026-01-01T00:00:00", "COUNT": 0, "YEAR_MONTH": "2026-01", "YEAR": "2026", "MONTH": "01", "MONTH_NAME": "Jan"}, {"SITE_DERNIER_STATUT": "HUB LAAYOUNE CHRONODIALI", "DERNIER_STATUT": "recpt", "DATE_DERNIER_STATUT": "2026-01-01T00:00:00", "COUNT": 0, "YEAR_MONTH": "2026-01", "YEAR": "2026", "MONTH": "01", "MONTH_NAME": "Jan"}]}}
